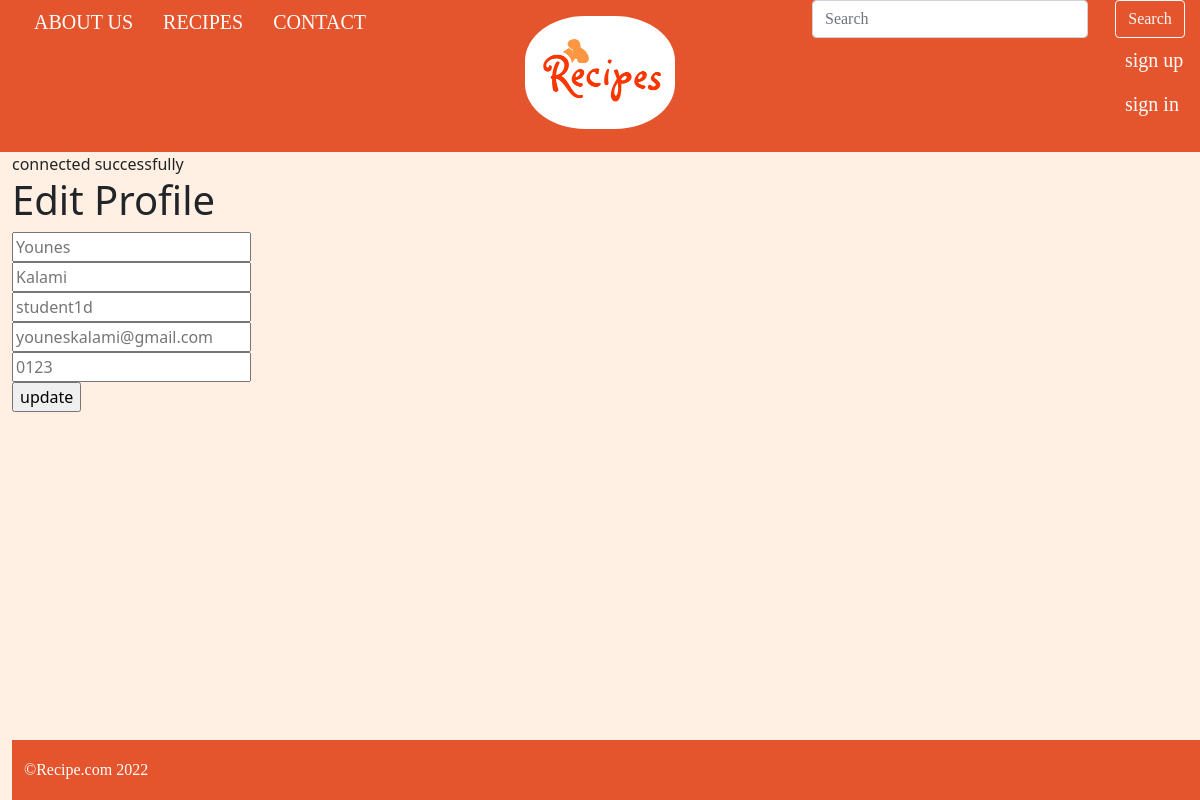
The page /TEAM10/edit-profile.php?id=2 on the database its author committed.
### tables this page shows
CREATE TABLE `user_accounts` (
  `id` int NOT NULL,
  `first_name` varchar(50) NOT NULL,
  `last_name` varchar(50) NOT NULL,
  `username` varchar(50) NOT NULL,
  `email` varchar(50) NOT NULL,
  `password` varchar(50) NOT NULL
);

### TEAM10/edit-profile.php (the view, shortened to what this page needs)
<?php
include 'header.php';
include 'db.php';
$a = $_GET['id'];
$result = mysqli_query($conn,"SELECT * FROM user_accounts WHERE id= '$a'");
$row= mysqli_fetch_array($result);
?>
<h1>Edit Profile</h1>
 <form action="" method="post">
     <input type="text" name="first_name" placeholder="<?php echo $row['first_name']; ?>"> <br>
     <input type="text" name="last_name" placeholder="<?php echo $row['last_name']; ?>"> <br>
     <input type="text" name="username" placeholder="<?php echo $row['username']; ?>"> <br>
     <input type="text" name="email" placeholder="<?php echo $row['email']; ?>"><br>
     <input type="password" name="password" placeholder="<?php echo $row['password']; ?>"><br>
     <input type="submit" name="submit" value="update"><br>
 </form>
<?php
include 'footer.php';
?>

### TEAM10/style_1.css (style rules this page uses)
html { background-color: #FFF0E3; }

### rows shown on the page
user_accounts: first_name "Younes", last_name "Kalami", username "student1d", email "youneskalami@gmail.com"
